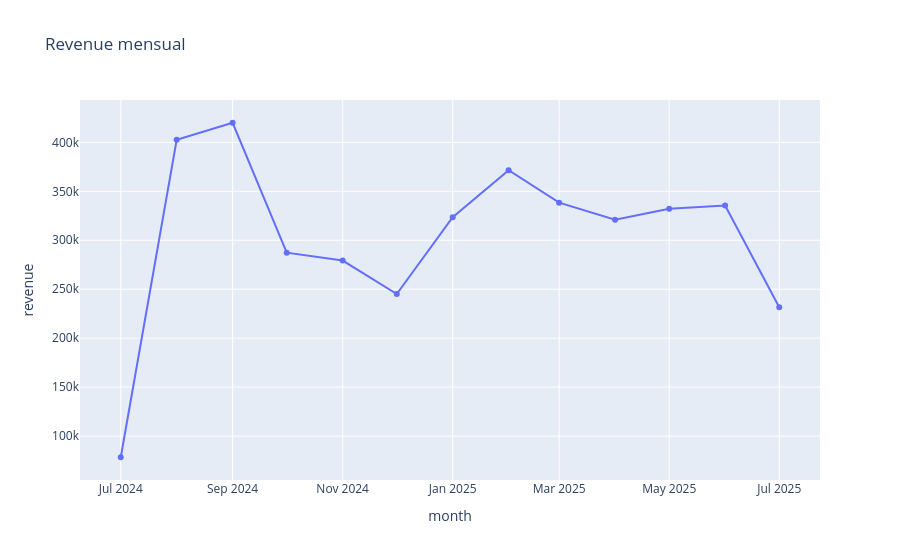

Notebook code cell kept with this figure:
### Code cell
fig = px.line(
    monthly_sales,
    x="month",
    y="revenue",
    title="Revenue mensual",
    markers=True
)
fig.show()

### Figure 1 — Plotly figure (JSON) as saved in the notebook; plotly's stock layout.template omitted (floating-point values rounded to 4 significant figures)
{"data": [{"hovertemplate": "month=%{x}<br>revenue=%{y}<extra></extra>", "legendgroup": "", "line": {"color": "#636efa", "dash": "solid"}, "marker": {"symbol": "circle"}, "mode": "lines+markers", "name": "", "orientation": "v", "showlegend": false, "type": "scatter", "x": ["2024-07-01T00:00:00+01:00", "2024-08-01T00:00:00+01:00", "2024-09-01T00:00:00+01:00", "2024-10-01T00:00:00+01:00", "2024-11-01T00:00:00+00:00", "2024-12-01T00:00:00+00:00", "2025-01-01T00:00:00+00:00", "2025-02-01T00:00:00+00:00", "2025-03-01T00:00:00+00:00", "2025-04-01T00:00:00+01:00", "2025-05-01T00:00:00+01:00", "2025-06-01T00:00:00+01:00", "2025-07-01T00:00:00+01:00"], "xaxis": "x", "y": [78410.0, 402600.0, 420000.0, 287300.0, 279300.0, 245100.0, 323600.0, 371500.0, 338400.0, 321100.0, 332200.0, 335400.0, 231600.0], "yaxis": "y"}], "layout": {"legend": {"tracegroupgap": 0}, "title": {"text": "Revenue mensual"}, "xaxis": {"anchor": "y", "domain": [0, 1], "title": {"text": "month"}}, "yaxis": {"anchor": "x", "domain": [0, 1], "title": {"text": "revenue"}}}}
